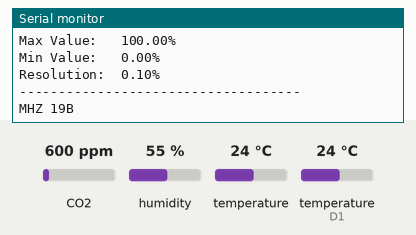
Simulated run of this program. Board: ESP8266 (Wemos D1 mini). Shown: the last lines printed to the serial monitor. Inputs (shaded band) come from the test bench; at power-on: CO2 600 ppm, humidity 55 %, temperature 24 °C, temperature (sensor on D1) 24 °C. WiFi joins after 1.5 s; servers stay silent unless stated; no MQTT or app messages arrive unless stated.

Above: at 3.1 s.
3.2 s: CO2 set to 452 ppm
At 5.2 s:
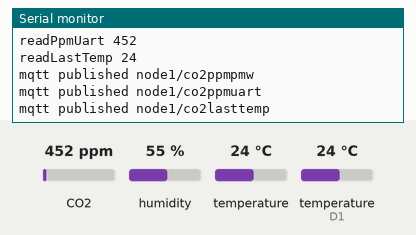
5.5 s: humidity set to 22 %
At 6.35 s:
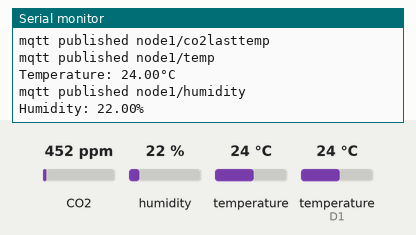
7.1 s: temperature (sensor 0) set to 12 °C
At 8.64 s:
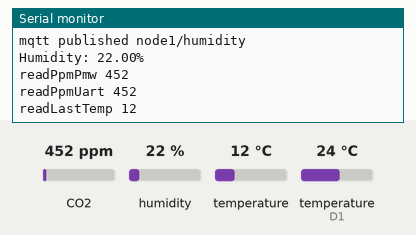
8.7 s: temperature (sensor on D1) set to 12 °C
At 9.9 s:
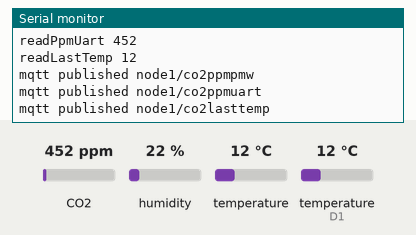
10.3 s: CO2 set to 1050 ppm
At 10.93 s:
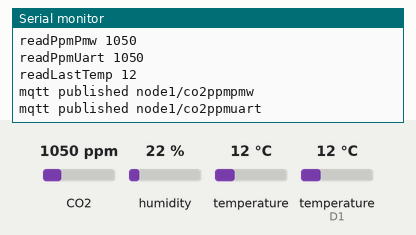
11.9 s: humidity set to 40 %
At 13.08 s:
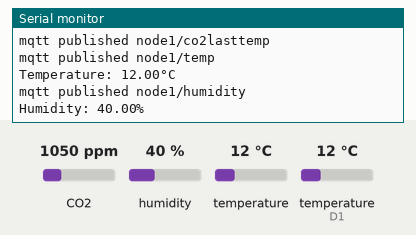
Timing chart, 0 to 14.5 s (numbered marks = the images above; inputs shaded):
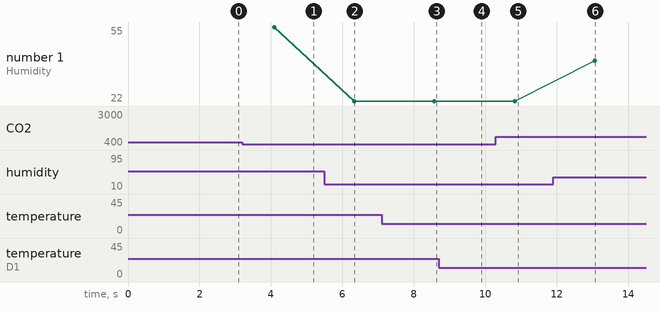

The program:

main.cpp
```cpp
#include <Adafruit_Sensor.h>
#include <Arduino.h>
#include <DHT.h>
#include <DHT_U.h>
#include <ESP8266WiFi.h>
#include <PubSubClient.h>
#include <SoftwareSerial.h>
#include "MHZ.h"

// pin for pwm reading
#define CO2_IN D5

// pin for uart reading / tx and rx of mhz19b and wemos have to be crossed !
#define MH_Z19_RX D7  // D7
#define MH_Z19_TX D6  // D6

MHZ co2(MH_Z19_RX, MH_Z19_TX, CO2_IN, MHZ19B);

#define DHTPIN D1  // Pin connected to the DHT sensor.

#define DHTTYPE DHT22  // DHT 22 (AM2302)

DHT_Unified dht(DHTPIN, DHTTYPE);

uint32_t delayMS;

WiFiClient wifiClient;

void callback(char *topic, byte *payload, unsigned int length) {
  // handle message arrived
}

// use static ip or dnsmasq
PubSubClient client("<your_mqqt_host>", 1883, callback, wifiClient);

void setup() {
  // put your setup code here, to run once:
  Serial.begin(9600);

  WiFi.begin("<your_wifi_sid>", "<your_wifi_password");

  Serial.print("Connecting");
  while (WiFi.status() != WL_CONNECTED) {
    delay(500);
    Serial.print(".");
  }
  Serial.println();

  Serial.print("Connected, IP address: ");
  Serial.println(WiFi.localIP());

  dht.begin();
  // Print temperature sensor details.
  sensor_t sensor;
  dht.temperature().getSensor(&sensor);
  Serial.println(F("------------------------------------"));
  Serial.println(F("Temperature Sensor"));
  Serial.print(F("Sensor Type: "));
  Serial.println(sensor.name);
  Serial.print(F("Driver Ver:  "));
  Serial.println(sensor.version);
  Serial.print(F("Unique ID:   "));
  Serial.println(sensor.sensor_id);
  Serial.print(F("Max Value:   "));
  Serial.print(sensor.max_value);
  Serial.println(F("°C"));
  Serial.print(F("Min Value:   "));
  Serial.print(sensor.min_value);
  Serial.println(F("°C"));
  Serial.print(F("Resolution:  "));
  Serial.print(sensor.resolution);
  Serial.println(F("°C"));
  Serial.println(F("------------------------------------"));
  // Print humidity sensor details.
  dht.humidity().getSensor(&sensor);
  Serial.println(F("Humidity Sensor"));
  Serial.print(F("Sensor Type: "));
  Serial.println(sensor.name);
  Serial.print(F("Driver Ver:  "));
  Serial.println(sensor.version);
  Serial.print(F("Unique ID:   "));
  Serial.println(sensor.sensor_id);
  Serial.print(F("Max Value:   "));
  Serial.print(sensor.max_value);
  Serial.println(F("%"));
  Serial.print(F("Min Value:   "));
  Serial.print(sensor.min_value);
  Serial.println(F("%"));
  Serial.print(F("Resolution:  "));
  Serial.print(sensor.resolution);
  Serial.println(F("%"));
  Serial.println(F("------------------------------------"));
  // Set delay between sensor readings based on sensor details.

  pinMode(CO2_IN, INPUT);
  delay(100);
  Serial.println("MHZ 19B");
  // enable debug to get addition information
  co2.setDebug(false);

  delayMS = sensor.min_delay / 1000;
}

void loop() {
  // Delay between measurements.
  delay(delayMS);
  // Get temperature event and print its value.
  sensors_event_t event;
  dht.temperature().getEvent(&event);
  if (isnan(event.temperature)) {
    Serial.println(F("Error reading temperature!"));
  } else {
    char temp[16];
    snprintf(temp, sizeof(temp), "%.2f", event.temperature);

    if (client.connect("identy")) {
      client.publish("node1/temp", temp);

      Serial.println("mqtt published node1/temp");
      Serial.print(F("Temperature: "));
      Serial.print(temp);
      Serial.println(F("°C"));
    }
  }
  // Get humidity event and print its value.
  dht.humidity().getEvent(&event);
  if (isnan(event.relative_humidity)) {
    Serial.println(F("Error reading humidity!"));
  } else {
    char humidity[16];
    snprintf(humidity, sizeof(humidity), "%.2f", event.relative_humidity);

    if (client.connect("identy")) {
      client.publish("node1/humidity", humidity);

      Serial.println("mqtt published node1/humidity");
      Serial.print(F("Humidity: "));
      Serial.print(humidity);
      Serial.println(F("%"));
    }
  }

  if (co2.isPreHeating()) {
    Serial.println("MHZ19B - Preheating");
  }

  if (co2.isReady()) {
    int readPpmPmw = co2.readCO2PWM();
    int readPpmUart = co2.readCO2UART();
    uint8_t readLastTemp = co2.getLastTemperature();

    Serial.print("readPpmPmw ");
    Serial.println(readPpmPmw);
    Serial.print("readPpmUart ");
    Serial.println(readPpmUart);
    Serial.print("readLastTemp ");
    Serial.println(readLastTemp);

    char ppmPmw[16];
    char ppmUart[16];
    char lastTemp[8];

    snprintf(ppmPmw, sizeof(ppmPmw), "%d", readPpmPmw);
    snprintf(ppmUart, sizeof(ppmUart), "%d", readPpmUart);
    snprintf(lastTemp, sizeof(lastTemp), "%d", readLastTemp);

    if (client.connect("identy")) {
      client.publish("node1/co2ppmpmw", ppmPmw);
      Serial.println("mqtt published node1/co2ppmpmw");

      client.publish("node1/co2ppmuart", ppmUart);
      Serial.println("mqtt published node1/co2ppmuart");

      client.publish("node1/co2lasttemp", lastTemp);
      Serial.println("mqtt published node1/co2lasttemp");
    }
  }

  if (!client.connected()) {
    // reconnect
  }
  client.loop();
}
```

Measured:
- after the input at 3.2 s, the serial monitor: prints a new line after 0.93 s (image 1)
- after the input at 5.5 s, the serial monitor: prints a new line after 0.83 s (image 2)
- after the input at 7.1 s, the serial monitor: prints a new line after 1.5 s (image 3)
- after the input at 10.3 s, the serial monitor: prints a new line after 0.57 s (image 5)
- after the input at 11.9 s, the serial monitor: prints a new line after 1.2 s (image 6)
- plotted number 1: 55 → 22 after the input at 5.5 s, 22 → 40 after the input at 11.9 s
